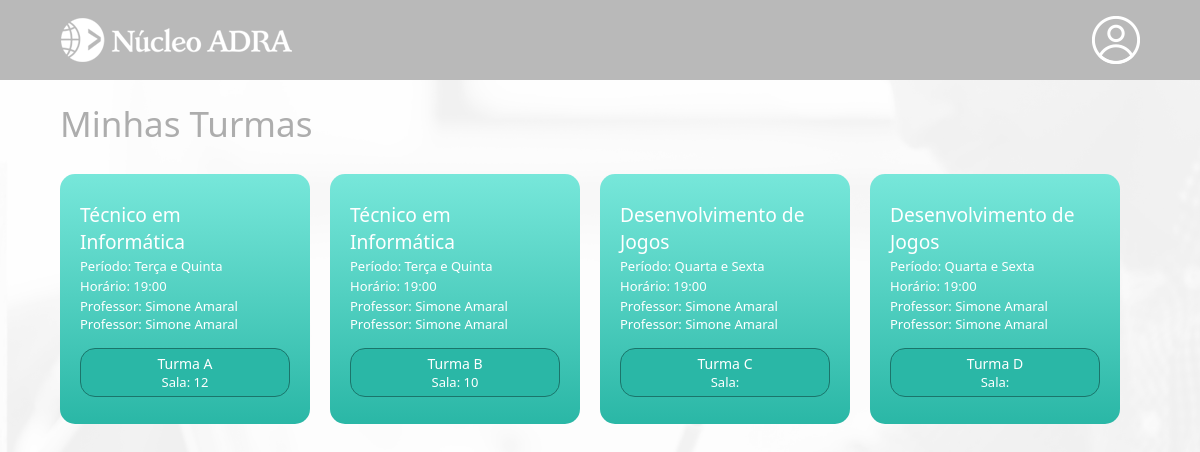
Page /portal/aluno/curso.php on the committed database.
### tables this page shows
CREATE TABLE IF NOT EXISTS `turma` (
  `id` int UNSIGNED NOT NULL AUTO_INCREMENT,
  `codigo` char(2) NOT NULL,
  `curso_id_curso` int UNSIGNED NOT NULL,
  `sala` varchar(20) DEFAULT NULL,
  PRIMARY KEY (`id`,`curso_id_curso`),
  KEY `fk_turma_curso1_idx` (`curso_id_curso`)
);

CREATE TABLE IF NOT EXISTS `curso` (
  `id_curso` int UNSIGNED NOT NULL AUTO_INCREMENT,
  `nome` varchar(45) NOT NULL,
  `sigla` varchar(5) DEFAULT NULL,
  `descricao` text NOT NULL,
  `area` varchar(40) NOT NULL,
  `ch` smallint UNSIGNED DEFAULT NULL,
  `periodo` enum('M','V','N') DEFAULT NULL,
  `curso_inicio` date DEFAULT NULL,
  `curso_fim` date DEFAULT NULL,
  `hora_inicio` char(5) DEFAULT NULL,
  `hora_fim` char(5) DEFAULT NULL,
  `valor` decimal(6,2) UNSIGNED DEFAULT NULL,
  PRIMARY KEY (`id_curso`)
);

CREATE TABLE IF NOT EXISTS `professor_turma` (
  `professor_id` int UNSIGNED NOT NULL,
  `turma_id` int UNSIGNED NOT NULL,
  PRIMARY KEY (`professor_id`,`turma_id`),
  KEY `fk_professor_has_turma_turma1_idx` (`turma_id`),
  KEY `fk_professor_has_turma_professor1_idx` (`professor_id`)
);

CREATE TABLE IF NOT EXISTS `professor` (
  `id_professor` int UNSIGNED NOT NULL AUTO_INCREMENT,
  `nome_completo` varchar(40) NOT NULL,
  `nome` varchar(50) NOT NULL,
  `sobrenome` varchar(50) NOT NULL,
  `sexo` varchar(1) NOT NULL,
  `email` varchar(100) NOT NULL,
  `nascimento` date NOT NULL,
  `idade` int DEFAULT NULL,
  `endereco_id` int UNSIGNED NOT NULL,
  `login` varchar(15) NOT NULL,
  `senha` varchar(8) NOT NULL,
  `telefone` varchar(15) DEFAULT NULL,
  PRIMARY KEY (`id_professor`),
  KEY `fk_professor_endereco1_idx` (`endereco_id`)
);

### portal/aluno/curso.php (the view, shortened to what this page needs)
<?php
    require_once "../../util/config.php";
    $idAluno = $_GET['i'];
?>
<!DOCTYPE html>
<html lang="en">
<head>
    <link rel="stylesheet" href="../../css/cursos.css">
</head>
<body>
    <header>
        <main>
            <div class="cabecalho-conteudo">
                <div class="logo">
                    <img src="../../imagens/nucleo-adra-branco-232x48.png" alt="logo-adra">
                </div>
                <a href="usuario.php?c=#&i=<?php echo $idAluno; ?>&t=#">
                <div id="perfil" class="opcoes-nav">
                </div>
                </a>
            </div>
        </main>
    </header>
    <div class="container-titulo">
        <div class="meus-cursos">
            Minhas Turmas
        </div>
    </div>
    <div class="container-geral">
        <div class="container-curso">
        <?php
                $sql_1 = "SELECT * FROM turma";
                $result_1 = mysqli_query($link, $sql_1);
                while($row = mysqli_fetch_array($result_1)){
                    $id_turma = $row['id'];
                    $codigo_turma = $row['codigo'];
                    $id_curso = $row['curso_id_curso'];
                    $sala = $row['sala'];
        ?>
            <div class="curso"><a href="mural.php?c=<?php echo $row['curso_id_curso']; ?>&i=<?php echo $idAluno; ?>&t=<?php echo $id_turma; ?>">
                <div class="conteudo-curso">
                        <div class="nome-curso">
                        <?php
                        $sql = "SELECT * FROM curso";
                        $result = mysqli_query($link, $sql);
                        while($row = mysqli_fetch_array($result)){
                            if ($id_curso == $row['id_curso']){
                                $nome_curso = $row['nome'];
                                $dias_curso = $row['descricao'];
                                $hora_curso = $row['hora_inicio'];
                            }
                        }
                    ?>
                        <?php echo $nome_curso;?>
                    </div>
                    <div class="descricao-curso">
                        Período: <?php echo $dias_curso;?>
                    </div>
                    <div class="descricao-curso">
                        Horário: <?php echo $hora_curso;?>
                    </div>
                    <div class="descricao-curso">
                    <?php
                        $sql_5 = "SELECT * FROM professor_turma";
                        $result_5 = mysqli_query($link, $sql_5);
                        while($row = mysqli_fetch_array($result_5)){
                            if ($id_turma == $row['turma_id']){
                                $id_professor = $row['professor_id'];
                            }
                            $sql_6 = "SELECT * FROM professor";
                            $result_6 = mysqli_query($link, $sql_6);
                            while($row = mysqli_fetch_array($result_6)){
                                if ($id_professor == $row['id_professor']){
                                    $nome_professor = $row['nome'] . ' ' . $row['sobrenome'];
                                }
                            }
                    ?>
                        Professor: <?php echo $nome_professor; }?>
                    </div>
                    <div class="area">
                        <div class="area-texto-turma">Turma <?php echo $codigo_turma; ?></div>
                        <div class="area-texto-sala">Sala: <?php echo $sala;?></div>
                    </div>
                </div>
            </div></a>
        <?php
                }
        ?>
        </div>
    </div>
</body>
</html>

### css/cursos.css (style rules this page uses)
* { padding: 0; margin: 0; box-sizing: border-box; font-family:'Segoe UI', Tahoma, Geneva, Verdana, sans-serif; }
body { background: url("../imagens/Professor-icone-branco.png") no-repeat center center fixed; background-size: cover; -webkit-background-size: cover; -moz-background-size: cover; -o-background-size: cover; }
header { height: 10vh; background-color: #b9b9b9; display: flex; align-items: center; justify-content: center; }
.cabecalho-conteudo { margin: 0 auto; padding: 0; display: flex; width: 90vw; height: 48px; justify-content: space-between; align-items: center; }
.logo { cursor: pointer; display: flex; align-items: center; }
#perfil { cursor: pointer; width: 48px; height: 48px; background-image: url("../imagens/perfil-branco.png"); }
.opcoes-nav { display: flex; gap: 50px; height: 10vh; }
.container-titulo { height: 8vh; padding: 20px 0 10px 5vw; width: 95vw; font-size: 35px; font-weight: 500; color: #adadad; }
.container-curso { height: 82vh; padding: 30px 5vw; display: flex; flex-wrap: wrap; }
.curso { width: 250px; height: 250px; border-radius: 15px; background-image:linear-gradient(#77e7da, #2ab7a6); display: flex; margin-right: 20px; margin-bottom: 20px; }
.curso a { text-decoration: none; color: white; }
.conteudo-curso { height: 250px; display: flex; flex-direction: column; justify-content: center; padding: 20px; }
.nome-curso { font-size: larger; font-weight: 500; }
.descricao-curso { margin-top: 2px; font-size: small; }
.area { cursor: pointer; margin-top: 15px; background-color: #2ab7a6; border: 1px solid #1b756b; border-radius: 15px; }
.area-texto-turma { text-align: center; font-size: 14px; font-weight: 500; padding: 0 15px; padding-top: 5px; }
.area-texto-sala { text-align: center; font-size: small; padding: 0 15px; padding-bottom: 5px; }

### rows in the picture
turma: curso_id_curso.nome "Técnico em Informática", curso_id_curso.descricao "Terça e Quinta", curso_id_curso.hora_inicio "19:00", codigo "A", sala "12"
professor_turma: professor.sobrenome "Simone Amaral"
professor_turma: professor.sobrenome "Simone Amaral"
turma: curso_id_curso.nome "Técnico em Informática", curso_id_curso.descricao "Terça e Quinta", curso_id_curso.hora_inicio "19:00", codigo "B", sala "10"
turma: curso_id_curso.nome "Desenvolvimento de Jogos", curso_id_curso.descricao "Quarta e Sexta", curso_id_curso.hora_inicio "19:00", codigo "C"
turma: curso_id_curso.nome "Desenvolvimento de Jogos", curso_id_curso.descricao "Quarta e Sexta", curso_id_curso.hora_inicio "19:00", codigo "D"
